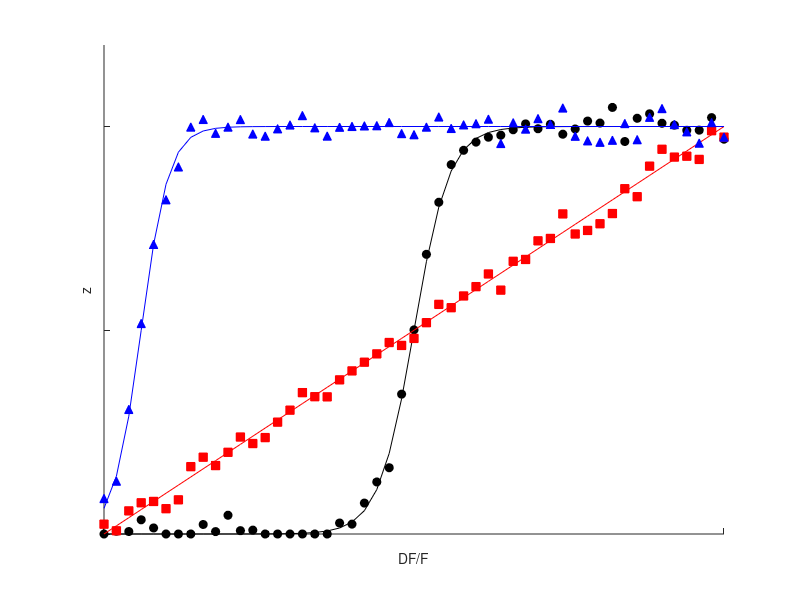
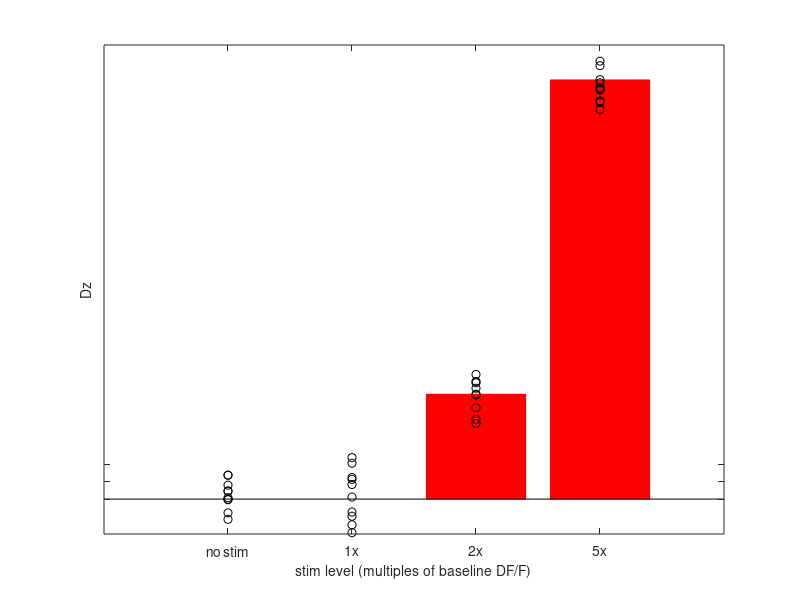

Reproduce these figures in MATLAB, in order.
%%

% x = rand(100,1);

savedir = '/Users/dleventh/Box/Leventhal Lab/Proposals/VA merit/VA Merit_skilled_reaching_spring2020/VA_Merit_SR_spring2020_figs';

linear_color = 'r';
sigmoid_color = 'k';
any_color = 'b';

h_fig = figure(1);
% subplot(1,3,1);


x = [0:0.1:5];

noise_sig = 0.02*randn(1,length(x));
noise_sig2 = 0.02*randn(1,length(x));
x0 = 2.5;
L = 1;
k = 2;   % bigger k --> steeper curve

% x = [0:0.1:5];
% y = max(L ./ (1 + exp(-k*(x-x0))) + noise_sig,0);
% 
% scatter(x,y)
% hold on

k = 7;
y2 = L ./ (1 + exp(-k*(x-x0)));
scatter(x,max(y2+noise_sig,0),'markeredgecolor',sigmoid_color,'markerfacecolor',sigmoid_color)
hold on
plot(x,y2,sigmoid_color)

y3 = 0.2*x;
scatter(x,max(y3+ noise_sig2,0),'marker','s','markeredgecolor',linear_color,'markerfacecolor',linear_color)
plot(x,y3,linear_color)

k = 9;
x0 = 0.3;
y4 = L ./ (1 + exp(-k*(x-x0)));
scatter(x,max(y4+ noise_sig2,0),'marker','^','markeredgecolor',any_color,'markerfacecolor',any_color)
plot(x,y4,any_color)

hold off

set(gcf,'units','inches','position',[1 1 3 3])
set(gca,'ytick',[0,0.5,1],'yticklabel',[],'xtick',[0 5], 'xticklabel',[])
xlabel('DF/F','fontname','helvetica','fontsize',10)
ylabel('z','fontname','helvetica','fontsize',10)

savename = fullfile(savedir, 'graded_results.pdf');
print(savename,'-dpdf')

%%

h_fig2 = figure(2);

x = [1,2,3,4];
xscaled = [0,1,2,5];
y = (xscaled(x)-1) * 3;
y(1) = 0;

n = 10;
noise_std = 0.5;
noise_sig1 = noise_std*randn(1,n);
noise_sig2 = noise_std*randn(1,n);
noise_sig3 = noise_std*randn(1,n);
noise_sig4 = noise_std*randn(1,n);

    
h_bar = bar(x,y);
set(h_bar,'facecolor','r','edgecolor','r')
hold on
scatter(ones(1,n),y(1) + noise_sig1, 'markeredgecolor','k')
scatter(2*ones(1,n),y(2) + noise_sig2, 'markeredgecolor','k')
scatter(3*ones(1,n),y(3) + noise_sig3, 'markeredgecolor','k')
scatter(4*ones(1,n),y(4) + noise_sig4, 'markeredgecolor','k')

set(gca,'ytick',[0,0.5,1],'yticklabel',[],'xtick',[1,2,3,4], 'xticklabel',{'no stim','1x','2x','5x'})
set(gca,'ylim',[-1,y(end)+1],'xlim',[0 5])
xlabel('stim level (multiples of baseline DF/F)','fontname','helvetica','fontsize',10)
ylabel('Dz','fontname','helvetica','fontsize',10)
set(gcf,'units','inches','position',[1 1 3 3])
hold off

savename = fullfile(savedir, 'expt2b_ant_results.pdf');
print(savename,'-dpdf')